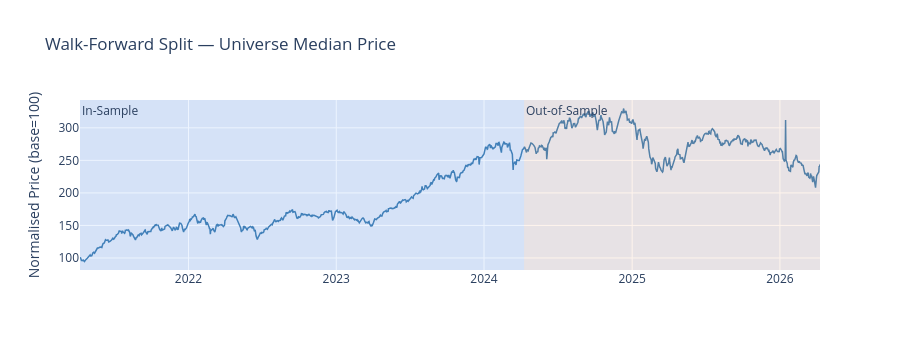

Source (notebook cell):
### Markdown cell above
## 3. Walk-forward split

### Code cell
all_dates = close_all.index
split_date = all_dates[int(len(all_dates) * 0.60)]  # 60/40 split

print(f'In-sample  : {all_dates[0].date()} → {split_date.date()}')
print(f'Out-of-sample: {split_date.date()} → {all_dates[-1].date()}')

# Mark split on a chart
fig = go.Figure()
fig.add_vrect(x0=all_dates[0], x1=split_date,
              fillcolor='rgba(0,100,255,0.07)', line_width=0,
              annotation_text='In-Sample', annotation_position='top left')
fig.add_vrect(x0=split_date, x1=all_dates[-1],
              fillcolor='rgba(255,100,0,0.07)', line_width=0,
              annotation_text='Out-of-Sample', annotation_position='top left')

# Show universe median close (normalised)
med = close_all.median(axis=1)
med_norm = med / med.iloc[0] * 100
fig.add_trace(go.Scatter(x=all_dates, y=med_norm, name='Universe Median Price (normalised)',
                         line=dict(color='steelblue', width=1.5)))
fig.update_layout(title='Walk-Forward Split — Universe Median Price', height=350,
                  yaxis_title='Normalised Price (base=100)', xaxis_title='')
fig.show()

### Figure 1 — Plotly figure (JSON) as saved in the notebook; plotly's stock layout.template omitted (floating-point values rounded to 4 significant figures; data arrays with more than 128 entries replaced by an {"elided": "..."} marker saying what was removed)
{"data": [{"line": {"color": "steelblue", "width": 1.5}, "name": "Universe Median Price (normalised)", "type": "scatter", "x": {"elided": "1238 str values"}, "y": {"elided": "1238 float values"}}], "layout": {"annotations": [{"showarrow": false, "text": "In-Sample", "x": "2021-04-08T00:00:00", "xanchor": "left", "xref": "x", "y": 1, "yanchor": "top", "yref": "y domain"}, {"showarrow": false, "text": "Out-of-Sample", "x": "2024-04-09T00:00:00", "xanchor": "left", "xref": "x", "y": 1, "yanchor": "top", "yref": "y domain"}], "height": 350, "shapes": [{"fillcolor": "rgba(0,100,255,0.07)", "line": {"width": 0}, "type": "rect", "x0": "2021-04-08T00:00:00", "x1": "2024-04-09T00:00:00", "xref": "x", "y0": 0, "y1": 1, "yref": "y domain"}, {"fillcolor": "rgba(255,100,0,0.07)", "line": {"width": 0}, "type": "rect", "x0": "2024-04-09T00:00:00", "x1": "2026-04-10T00:00:00", "xref": "x", "y0": 0, "y1": 1, "yref": "y domain"}], "title": {"text": "Walk-Forward Split — Universe Median Price"}, "xaxis": {"title": {"text": ""}}, "yaxis": {"title": {"text": "Normalised Price (base=100)"}}}}
